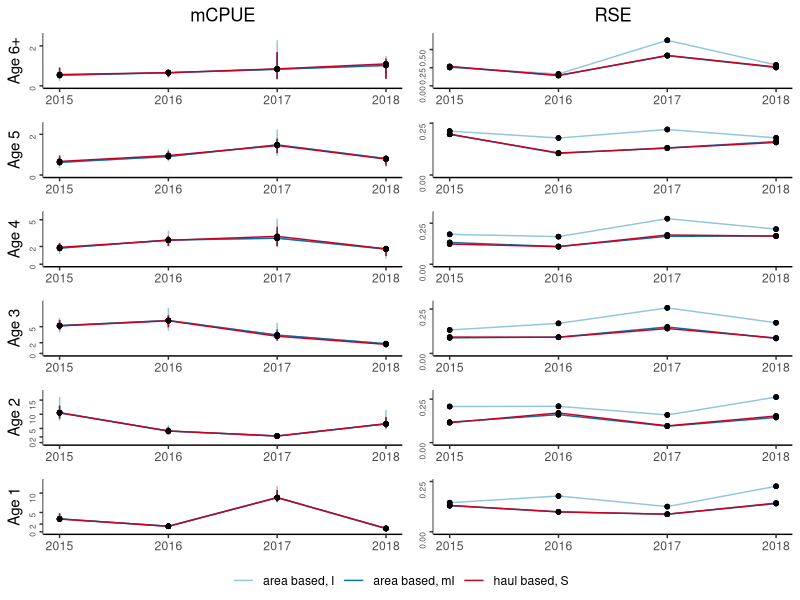

This figure's R source: (Note: this script raises an error after producing the figure.)
#
# Example of tabulated plot inspired by Gerritsen et al. 2006
#

library(ggplot2)
library(grid)
library(gridExtra)
library(egg)

#' @noRd
makeColorMap <- function(columns, color){
  colors <- as.list(rep(color, length(columns)))
  names(colors) <- columns
  return(colors)
}

#' @noRd
panelPlotOverlay <- function(plotData, columnGroups, xVariable, yVariable, yVariableUpper, yVariableLower, xlimrow, ylimcol, showX=F, showY=F, ylabel="", basetheme=NULL, titletext="", pointcol=NULL, linecol=NULL, errorcol=NULL, tickmarks=NULL){
  
  panelplot <- ggplot(plotData, aes_string(x=xVariable, y=yVariable)) + xlim(xlimrow) + ylab(ylabel) + ylim(ylimcol)
  
  cols <- unique(plotData[,columnGroups])
  for (col in cols){
    colData <- plotData[plotData[,columnGroups] == col,]
    if (!is.null(yVariableUpper) & !is.null(yVariableLower)){
      panelplot <- panelplot + geom_linerange(data=colData, aes_string(ymin=yVariableLower, ymax=yVariableUpper), color=errorcol[[col]])
    }  
    #points and lines
    if (nrow(colData) == 0){
      panelplot <- panelplot + geom_blank()
    }
    else{
      panelplot <- panelplot + geom_line(data=colData, aes_string(color=columnGroups)) + geom_point(shape=20, size=2, color=pointcol[[col]]) + scale_color_manual(values = unlist(linecol))
    }
    
    if (!is.null(title) & col == cols[1]){
      panelplot <- panelplot + ggtitle(titletext)
    }
    
  }

  panelplot <- panelplot + basetheme()
  panelplot <- panelplot + theme(panel.grid.minor = element_blank(), panel.grid.major = element_blank())
  if (!is.null(tickmarks)){
    panelplot <- panelplot + scale_y_continuous(breaks=tickmarks, limits = ylimcol)
  }
  if (!showX){
    panelplot <- panelplot + theme(axis.title.x = element_blank(), axis.text.x=element_blank())
  }
  else{
    panelplot <- panelplot + theme(axis.title.x = element_blank())
  }
  
  if (!showY){
    panelplot <- panelplot + theme(axis.title.y = element_blank(), axis.text.y=element_blank())
  }
  
  return(panelplot)
}

#' @noRd
panelPlot  <- function(plotdata, xVariable, yVariable, yVariableUpper, yVariableLower, xlimrow, ylimcol, ylabel, basetheme, showX=F, showY=F, title=NULL, pointcol="white", linecol="black", errorcol="black", tickmarks=NULL){
  
  panelplot <- ggplot(plotdata, aes_string(x=xVariable, y=yVariable)) + xlim(xlimrow) + ylab(ylabel) + ylim(ylimcol)

  #error bars
  if (!is.null(yVariableUpper) & !is.null(yVariableLower)){
    panelplot <- panelplot + geom_linerange(aes_string(ymin=yVariableLower, ymax=yVariableUpper), color=errorcol)
  }
  
  #points and lines
  if (nrow(plotdata) == 0){
    panelplot <- panelplot + geom_blank()
  }
  else{
    panelplot <- panelplot + geom_line(color=linecol) + geom_point(shape=20, size=2, color=pointcol)
  }
  
  panelplot <- panelplot + basetheme()
  panelplot <- panelplot + theme(panel.grid.minor = element_blank(), panel.grid.major = element_blank())
  if (!is.null(tickmarks)){
    panelplot <- panelplot + scale_y_continuous(breaks=tickmarks, limits = ylimcol)
  }
  if (!showX){
    panelplot <- panelplot + theme(axis.title.x = element_blank(), axis.text.x=element_blank())
  }
  else{
    panelplot <- panelplot + theme(axis.title.x = element_blank())
  }
  if (!showY){
    panelplot <- panelplot + theme(axis.title.y = element_blank(), axis.text.y=element_blank())
  }
  if (!is.null(title)){
    panelplot <- panelplot + ggtitle(title)
  }
  
  return(panelplot)
}

#' Table plot
#' @description 
#'  makes a tabulated plot of estimates grouped by two covariates, one for columns, one for rows. axes of all plots are the same variables.
#' @details 
#'  If 'yVariableUpper' and 'yVaraiateLower' is not provided, error bars will not be plotted
#' @param data data.table() with data, must contain columns identified by parameters 'columnGroups', 'rowGroups', 'xVariable' and 'yVariable'
#' @param columnGroups character() identifies column in data that identifies the grouping used for columns in the plot
#' @param rowGRoups character() identifies column in data that identifies the grouping used for rows in the plot
#' @param xVariable character() identifies column in data containting variable to be used for x-axis
#' @param yVariable character() identifies column in data containing variable to be used for y-axis
#' @param yVariableLower character(), optional, identifies column in data containing lower limits for error bars
#' @param yVariableUpper character(), optional,  identifies column in data containing upper limits for error bars
#' @param ylab character(), optional, label for y-axis, if not provided 'yVariable' will be used.
#' @param ymin numeric(), optional, lower bounds of y axis, if not NULL y axis will be adopted to data for each column
#' @param ymax numeric(), optional, upper bounds of y axis, if not provided y axis will be adopted to data for each column
#' @param xlim vector, optional, lower and upper bounds of x axis, if not provided y axis will be adapted to data for each row
#' @param pointcol character() or named list mapping the values in data[,columnGroups] to colors, color of points in plots
#' @param linecol character() or named list mapping the values in data[,columnGroups] to colors color of connecting lines in plots
#' @param errorcol character() or named list mapping the values in data[,columnGroups] to colors color of error bars
#' @param tickmarks numeric() specifies tickmarks for y-axis
#' @param basetheme ggplot2 - theme function to use for plotting. Default adjusts y-axis label alignments to account for variable width of tick-labels.
stackedPanels <- function(data, columnGroups, rowGroups, xVariable, yVariable, yVariableLower=NULL, yVariableUpper=NULL, ylab=NULL, xlab=NULL, xlim=NULL, ymin=0, ymax=NULL, pointcol="black", linecol="#cb181d", errorcol="#cb181d", tickmarks=NULL, basetheme=function(x){ggplot2::theme_classic() + theme(plot.title = element_text(hjust = 0.5), axis.text.y = element_text(angle = 90, hjust = 1, size=6))}){
  
  if(is.numeric(columnGroups) | is.numeric(rowGroups)){
    stop("ColumnGroups and rowGroups can not be numeric variables. Covert with as.character()")
  }
  
  if (!all(c(columnGroups, rowGroups, xVariable, yVariable) %in% names(data))){
    stop("Some arguments (columnGroups, rowGroups, xVariable, yVariable) not found in data.")
  }
  
  if (any(is.na(data[,c(columnGroups, rowGroups, xVariable)]))){
    stop("NAs in grouping variables or x variable")
  }

  if (is.null(yVariableUpper) + is.null(yVariableLower) == 1){
    stop("Provide either both yVariableUpper and yVariableLower, or neither of them")
  }
  
  if (is.null(ylab)){
    ylab <- yVariable
  }
  
  if (is.null(xlab)){
    xlab <- xVariable
  }
  
  rows <- sort(unique(unlist(data[,rowGroups])), decreasing = T)
  cols <- sort(unique(unlist(data[,columnGroups])))
  
  if (is.character(linecol)){
    linecol <- makeColorMap(cols, linecol)
  }
  if (is.character(pointcol)){
    pointcol <- makeColorMap(cols, pointcol)
  }
  if (is.character(errorcol)){
    errorcol <- makeColorMap(cols, errorcol)
  }
  
  panels <- list()
  for (row in rows){
    
    #determine ylims if necessary
    minvar <- yVariable
    if (!is.null(yVariableLower)){
      minvar <- yVariableLower  
    }
    miny <- ymin
    if (is.null(miny)){
      miny <- min(data[data[,rowGroups] == row,minvar])
      miny <- miny - abs(miny) * .1
    }
    
    maxvar <- yVariable
    if (!is.null(yVariableUpper)){
      maxvar <- yVariableUpper  
    }
    maxy <- ymax
    if (is.null(maxy)){
      maxy <- max(data[data[,rowGroups] == row,maxvar])
      maxy <- maxy + abs(maxy) * .1
    }
    ylimcol <- c(miny, maxy)
    
    for (col in cols){
      xlimrow <- xlim
      if (is.null(xlimrow)){
        xlimrow <- c(min(data[data[,columnGroups] == col,xVariable]), max(data[data[,columnGroups] == col,xVariable]))
      }
      
      title <- NULL
      if (row == rows[1]){
        title = col
      }
      
      plotdata <- data[data[,columnGroups] == col & data[,rowGroups] == row,]
      panel <- panelPlot(plotdata, xVariable, yVariable, yVariableUpper, yVariableLower, xlimrow, ylimcol, showX=(row == rows[length(rows)]), showY=(col == cols[1]), ylabel=row, basetheme=basetheme, title=title, pointcol=pointcol[[col]], linecol=linecol[[col]], errorcol=errorcol[[col]], tickmarks=tickmarks)
      panels[[paste(row, col, sep="/")]] <- panel
      
    }
  }
  
  ggarrange(
    plots=panels,
    nrow=length(rows),
    left=ylab,
    bottom=xlab
    )
}

#' Makes Two column plot-table
#' Same x-axis, and row-categories, but two different y-axis for the different groups.
#' values for each of the column groups are plotted on top of each other in the column to the right for yvariable1
#' values for each of the column groups are plotted on top of each other in the column to the left for yvariable2
overlayedColumnPlot <- function(data, columnGroups, rowGroups, xVariable, yVariable1, yVariable2, yVariable1Lower=NULL, yVariable1Upper=NULL, yVariable2Lower=NULL, yVariable2Upper=NULL, ylab1=NULL, ylab2=NULL, xlab=NULL, xlim=NULL, ymin1=0, ymin2=0, ymax1=NULL, ymax2=NULL, pointcol="black", linecol="#cb181d", errorcol="#cb181d", tickmarksY1=NULL, tickmarksY2=NULL, basetheme=function(x){ggplot2::theme_classic() + theme(plot.title = element_text(hjust = 0.5), axis.text.y = element_text(angle = 90, hjust = 1, size=6))}){
  if(is.numeric(columnGroups) | is.numeric(rowGroups)){
    stop("ColumnGroups and rowGroups can not be numeric variables. Covert with as.character()")
  }
  
  if (!all(c(columnGroups, rowGroups, xVariable, yVariable1, yVariable2) %in% names(data))){
    stop("Some arguments (columnGroups, rowGroups, xVariable, yVariable1, yvaraible2) not found in data.")
  }
  
  if (any(is.na(data[,c(columnGroups, rowGroups, xVariable)]))){
    stop("NAs in grouping variables or x variable")
  }
  
  if (is.null(yVariable1Upper) + is.null(yVariable1Lower) == 1){
    stop("Provide either both yVariableUpper and yVariableLower, or neither of them")
  }
  if (is.null(yVariable2Upper) + is.null(yVariable2Lower) == 1){
    stop("Provide either both yVariableUpper and yVariableLower, or neither of them")
  }
  
  if (is.null(ylab1)){
    ylab1 <- yVariable1
  }
  if (is.null(ylab2)){
    ylab2 <- yVariable2
  }
  
  if (is.null(xlab)){
    xlabel <- xVariable
  }
  else{
    xlabel <- xlab
  }
  
  rows <- sort(unique(unlist(data[,rowGroups])), decreasing = T)
  cols <- sort(unique(unlist(data[,columnGroups])))
  
  if (is.character(linecol)){
    linecol <- makeColorMap(cols, linecol)
  }
  if (is.character(pointcol)){
    pointcol <- makeColorMap(cols, pointcol)
  }
  if (is.character(errorcol)){
    errorcol <- makeColorMap(cols, errorcol)
  }
  
  panels <- list()
  for (row in rows){
    
    #determine ylims for yVariable1 if necessary
    minvar1 <- yVariable1
    if (!is.null(yVariable1Lower)){
      minvar1 <- yVariable1Lower  
    }
    miny1 <- ymin1
    if (is.null(miny1)){
      miny1 <- min(data[data[,rowGroups] == row,minvar1])
      miny1 <- miny1 - abs(miny1) * .1
    }
    
    maxvar1 <- yVariable1
    if (!is.null(yVariable1Upper)){
      maxvar1 <- yVariable1Upper  
    }
    maxy1 <- ymax1
    if (is.null(maxy1)){
      maxy1 <- max(data[data[,rowGroups] == row,maxvar1])
      maxy1 <- maxy1 + abs(maxy1) * .1
    }
    ylim1col <- c(miny1, maxy1)
    
    
    #determine ylims for yVariable2 if necessary
    minvar2 <- yVariable2
    if (!is.null(yVariable2Lower)){
      minvar2 <- yVariable2Lower  
    }
    miny2 <- ymin2
    if (is.null(miny2)){
      miny2 <- min(data[data[,rowGroups] == row,minvar2])
      miny2 <- miny2 - abs(miny2) * .1
    }
    
    maxvar2 <- yVariable2
    if (!is.null(yVariable2Upper)){
      maxvar2 <- yVariable2Upper  
    }
    maxy2 <- ymax2
    if (is.null(maxy2)){
      maxy2 <- max(data[data[,rowGroups] == row,maxvar2])
      maxy2 <- maxy2 + abs(maxy2) * .1
    }
    ylim2col <- c(miny2, maxy2)
    
    #get x-axis and title params
    xlimrow <- xlim
    if (is.null(xlimrow)){
      xlimrow <- c(min(data[,xVariable]), max(data[,xVariable]))
    }
    
    title1 <- NULL
    if (row == rows[1]){
      title1 = yVariable1
    }
    title2 <- NULL
    if (row == rows[1]){
      title2 = yVariable2
    }
    
    plotdata <- data[data[,rowGroups] == row,]
    #plot yvar1
    panel <- panelPlotOverlay(plotdata, columnGroups, xVariable, yVariable1, yVariable1Upper, yVariable1Lower, xlimrow, ylim1col, showX=T, showY=T, ylabel=row, basetheme=basetheme, title=title1, pointcol=pointcol, linecol=linecol, errorcol=errorcol, tickmarks=tickmarksY1)
    panel <- panel + theme(legend.position="none")
    panels[[paste(row, "yvar1", sep="/")]] <- panel
    
    #plot yvar2
    panel <- panelPlotOverlay(plotdata, columnGroups, xVariable, yVariable2, yVariable2Upper, yVariable2Lower, xlimrow, ylim2col, showX=T, showY=T, ylabel=NULL, basetheme=basetheme, title=title2, pointcol=pointcol, linecol=linecol, errorcol=errorcol, tickmarks=tickmarksY2)
    panel <- panel + theme(legend.position="none")
    panels[[paste(row, "yvar2", sep="/")]] <- panel
    
  }
  
  
  g <- ggplotGrob(panels[[1]] + theme(legend.position="bottom", legend.title = element_blank()))$grobs
  legend <- g[[which(sapply(g, function(x) x$name) == "guide-box")]]
  lheight <- sum(legend$height)
  grid.arrange(
    ggarrange(
      plots=panels,
      nrow=length(rows),
      left=ylab,
      bottom=xlab,draw=F
    ),
    legend,
    ncol = 1,
    heights = unit.c(unit(1, "npc") - lheight, lheight))
  
}

warning("Change file reference to package location")
warning("Check which CI to use")
warning("Check axis labels")


#
# compare the estimated mCPUE from the two ALKs for each age group (showing confidence intervals)
#

alkresult <- read.csv("data/ALKs_results.csv", sep=";", stringsAsFactors = F, dec = ",", na.strings = c("#N/A"))
alkresult$bs <- NULL
alkresult[alkresult$Bootstrap=="Stratified", "bs"] <- "S"
alkresult[alkresult$Bootstrap=="ICES-IBTS", "bs"] <- "I"
alkresult[alkresult$Bootstrap=="Modified-ICES", "bs"] <- "mI"
alkresult$ALKm <- paste(alkresult$ALK, alkresult$bs, sep=", ")
alkresult$age <- paste("Age", alkresult$age)
alkresult$RSE <- alkresult$sd / alkresult$mCPUE


estimator_colors <- list()
estimator_colors[["area based, I"]] <- "#92c5de"
estimator_colors[["area based, mI"]] <- "#0571b0"
estimator_colors[["haul based, S"]] <- "#ca0020"

####
# Plot 1
# Using Q1 and all years
#
# Place legends outside of plot somewhere reasonable.
#
alkq1 <- alkresult[alkresult$Quarter=="Q1",]
alkq1 <- alkq1[alkq1$age != "Age 0",]
overlayedColumnPlot(data = alkq1, columnGroups = "ALKm", rowGroups = "age", xVariable = "Year", yVariable1 = "mCPUE", yVariable2 = "RSE", yVariable1Lower = "Q025", yVariable1Upper = "Q975", tickmarksY1 = c(0,2,5,10,15,20,25), tickmarksY2=c(0,.25,.5,.75,1,1.25,1.5), pointcol = "black", linecol = estimator_colors, errorcol = estimator_colors)


stop()
####
# Plot 2 - for supplementary
# As plot 1, but for Q3, retaining age group 0
# Using Q3 and all years
alkq3 <- alkresult[alkresult$Quarter=="Q3",]
stackedPanels(data = alkq3, columnGroups = "ALKm", rowGroups = "age", xVariable = "Year", yVariable = "mCPUE", "Q025", "Q975", tickmarks = c(0,1,2,5,10,15,20,25))

#
# Compare expected RSE from the three bootstrap procedures for each age group
# Using Q3 and all years
#
stackedPanels(data = alkq3, columnGroups = "ALKm", rowGroups = "age", xVariable = "Year", yVariable = "RSE", tickmarks = c(0,.2,.4,.6))

#
# Compare resampling for haul based ALK
#
resamplingPrXcm <- read.csv("data/OtolithsOnly_1_per_xcm_haulBased.csv", sep=";", stringsAsFactors = F, dec=",", na.strings = c("#N/A"))
resamplingPrXcm$age <- paste("Age", resamplingPrXcm$age)
resamplingPrXcm$Year <- as.character(resamplingPrXcm$Year)
resamplingPrXcmQ1 <- resamplingPrXcm[resamplingPrXcm$Quarter=="Q1",]
resamplingPrXcmQ1 <- resamplingPrXcmQ1[resamplingPrXcmQ1$age != "Age 0",]

resamplingPrXcmQ3 <- resamplingPrXcm[resamplingPrXcm$Quarter=="Q3",]

####
# Plot 3
# Using Q1 and all years
# change order of x axis
# make B/W
#
stackedPanels(data = resamplingPrXcmQ1, columnGroups = "Year", rowGroups = "age", xVariable = "Otolith_1cm", yVariable = "cv", xlab="Length group width (cm)", ylab="RSE", ymin=0)


####
# Plot 4
# as plot 3, but for q3, and retaining age 0
# change order of x axis
# make B/W
#
stackedPanels(data = resamplingPrXcmQ3, columnGroups = "Year", rowGroups = "age", xVariable = "Otolith_1cm", yVariable = "cv", xlab="Length group width (cm)", ylab="RSE", ymin=0)



####
# Plot 5
# Need to add current sampling (C) to the right of 5 (included now as 7)
# Remove line connecting points, and add horisontal line for C.
# Put horisontal under points.
# Make B/W
#
resamplingFixedLengthGroups <- read.csv("OtolithsOnly_Results/OtolithsOnly_y_per_5cm_haulBased.csv", sep=";", stringsAsFactors = F, dec=".", na.strings = c("#N/A", "NA"))
resamplingFixedLengthGroups$age <- paste("Age", resamplingFixedLengthGroups$age)
resamplingFixedLengthGroups$Year <- as.character(resamplingFixedLengthGroups$Year)
resamplingFixedLengthGroupsQ1 <- resamplingFixedLengthGroupsQ1[resamplingFixedLengthGroupsQ1$Quarter=="Q1",]
resamplingFixedLengthGroupsQ1 <- resamplingFixedLengthGroupsQ1[resamplingFixedLengthGroupsQ1$age != "Age 0",]
resamplingFixedLengthGroupsQ1[resamplingFixedLengthGroupsQ1$Otolith_per5cm == "C", "Otolith_per5cm"] <- 7
resamplingFixedLengthGroupsQ1$Otolith_per5cm <- as.integer(resamplingFixedLengthGroupsQ1$Otolith_per5cm)

stackedPanels(data = resamplingFixedLengthGroups, columnGroups = "Year", rowGroups = "age", xVariable = "Otolith_per5cm", yVariable = "cv", xlab="Otoliths per 5cm", ylab="RSE", ymin=0)

####
# Plot 6 - supplementary
# As plot 5, but for Q3, and including Age 0
#

####
# Plot 7
# overlay 1 and 5 for otholith per 5 cm
# put legeneds outside plot somewhere reasonable. legend: 1 fish per 5 cm, 5 fish per 5 cm
# make B/W
resamplingOtolithsAndHauls <- read.csv("OtolithsAndHauls_Results_2015_2018/OtolAndHaul_1_5_per_5cm_areaBased2015_2018.csv", sep=";", stringsAsFactors = F, na.strings=c("NA"))
resamplingOtolithsAndHauls$cv <- resamplingOtolithsAndHauls$sd / resamplingOtolithsAndHauls$bootstrapMean
resamplingOtolithsAndHauls$age <- paste("Age", resamplingOtolithsAndHauls$age)
resamplingOtolithsAndHauls$Year <- as.character(resamplingOtolithsAndHauls$Year)
resamplingOtolithsAndHaulsQ1 <- resamplingOtolithsAndHauls[resamplingOtolithsAndHauls$Quarter=="Q1",]
resamplingOtolithsAndHaulsQ1 <- resamplingOtolithsAndHaulsQ1[resamplingOtolithsAndHaulsQ1$age != "Age 0",]

resamplingOtolithsAndHaulsQ1o5 <- resamplingOtolithsAndHaulsQ1[resamplingOtolithsAndHaulsQ1$Otolith_per5cm == 5,]
stackedPanels(data = resamplingOtolithsAndHaulsQ1o5, columnGroups = "Year", rowGroups = "age", xVariable = "N", yVariable = "cv", xlab="Number of hauls", ylab="RSE", ymin=0)

####
# Plot 8 - supplementary
# Like plot 7, but for Q3 and including aGE GROUP 0

####
# Plot 9  - supplementary
# Like plot 7, but for 1997 - 1999

####
# Plot 10  - supplementary
# Like plot 9, but for Q3 and including age group 0
